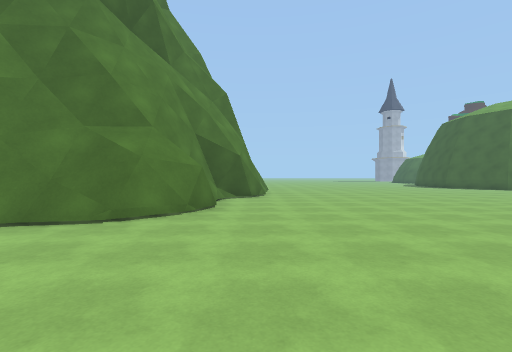
View 1 (above)

24 first-person views from a walk through a Unity game level. The camera is 1.3 m above the floor, looks level and sees 85° across. The floor is counted in squares, 1.8 m on a side. Each view is taken from the middle of a square. On the plan, view 1 faces up. The plan holds only what a view shows up to about 10 squares ahead; the rest is blank. The place goes on beyond the plan. The player character is not drawn. Surface patterns are stand-ins for the level's own textures.

View 2
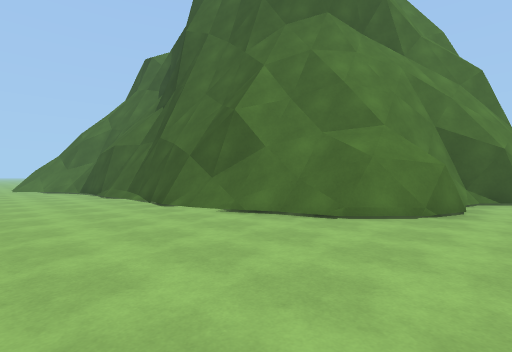

View 3
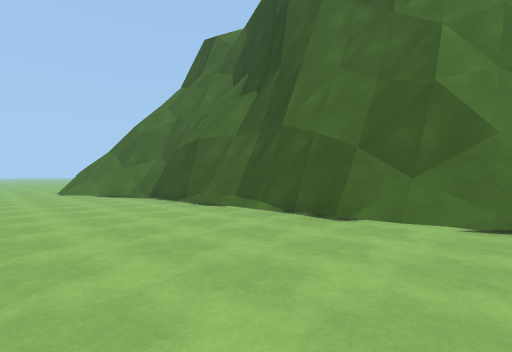

View 4
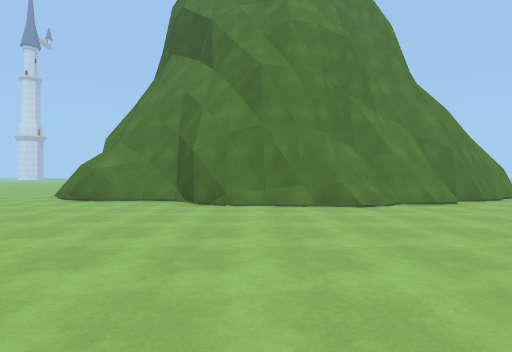

View 5
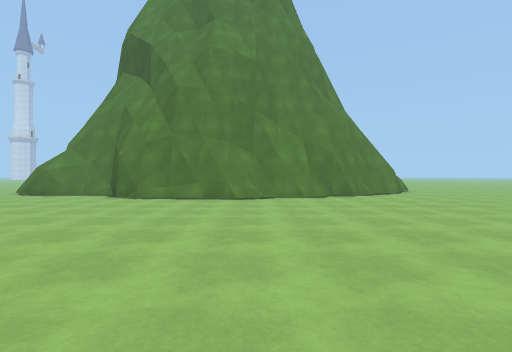

View 6
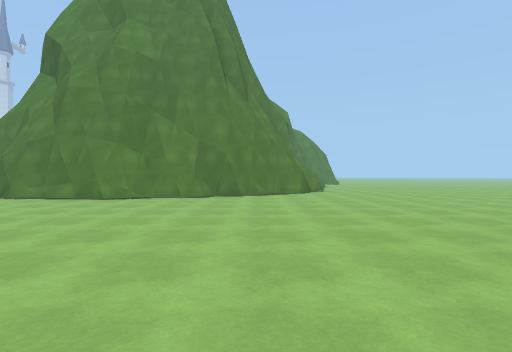

View 7
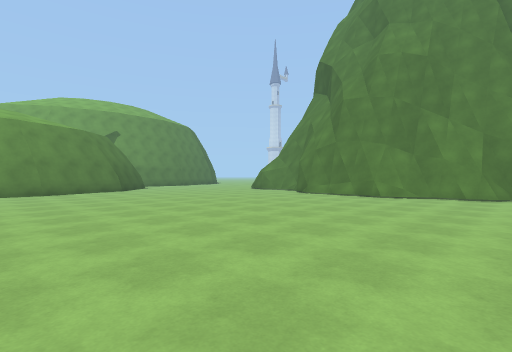

View 8
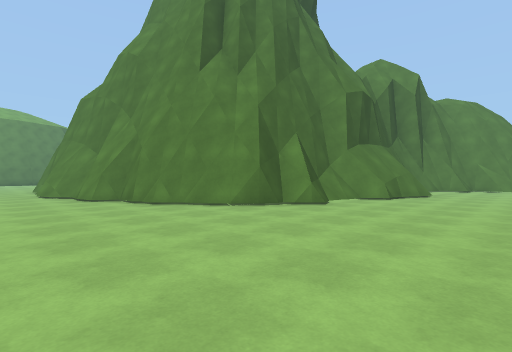

View 9
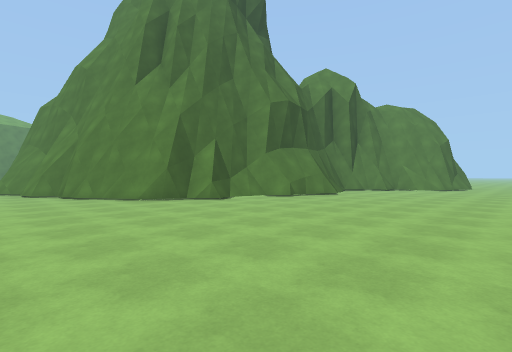

View 10
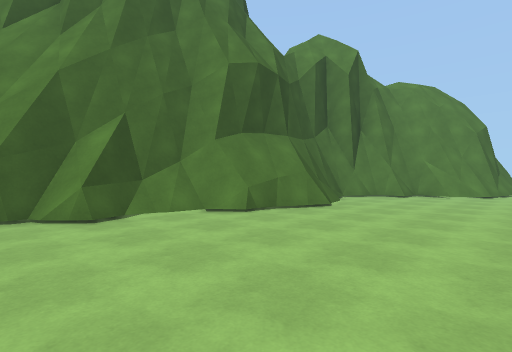

View 11
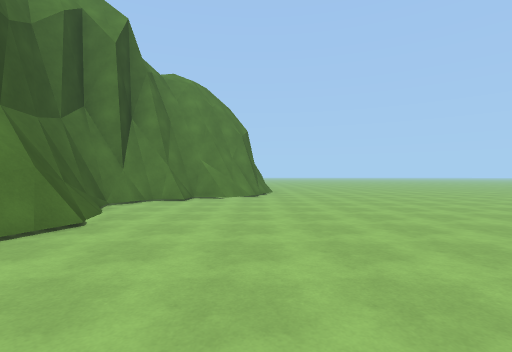

View 12
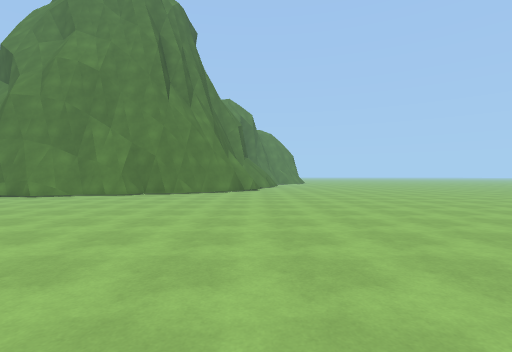

View 13
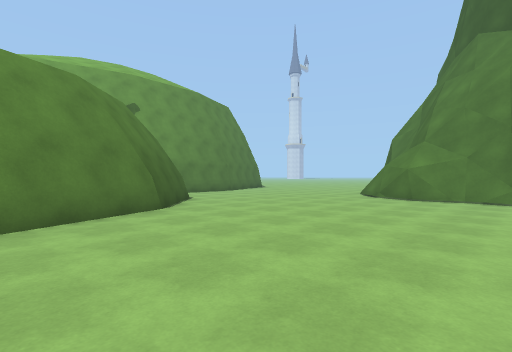

View 14
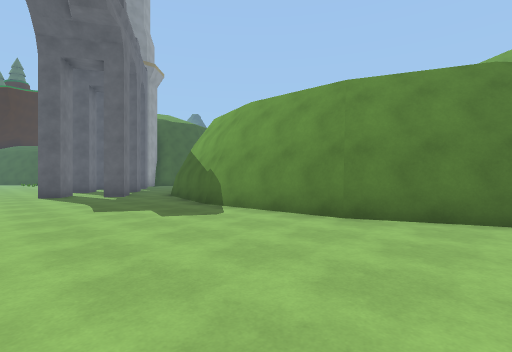

View 15
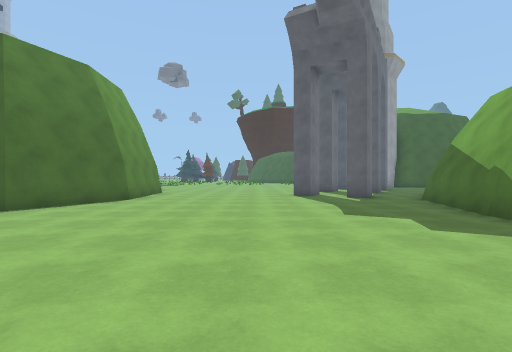

View 16
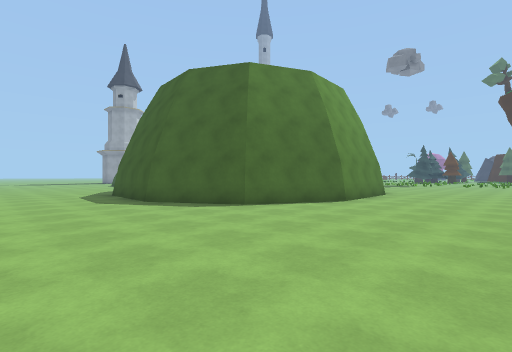

View 17
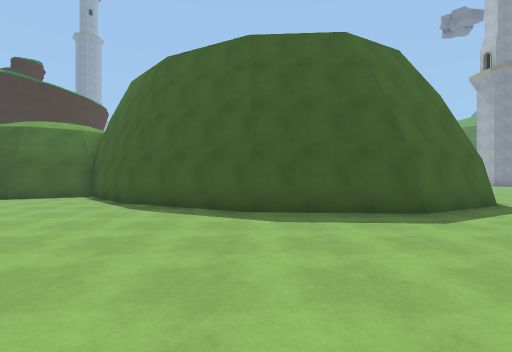

View 18
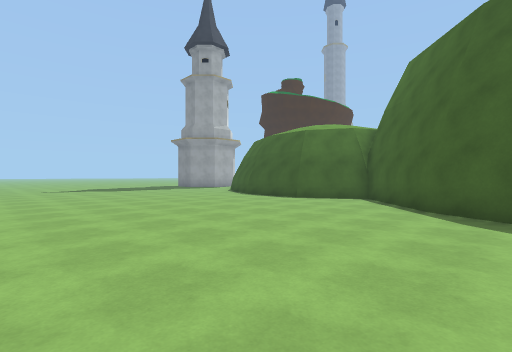

View 19
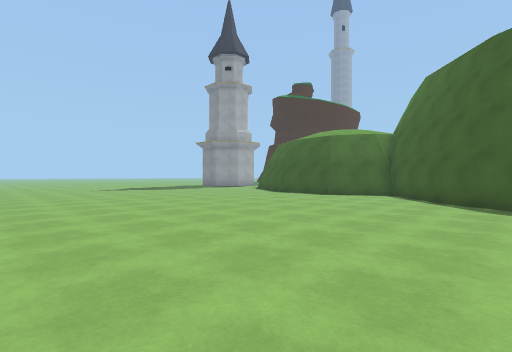

View 20
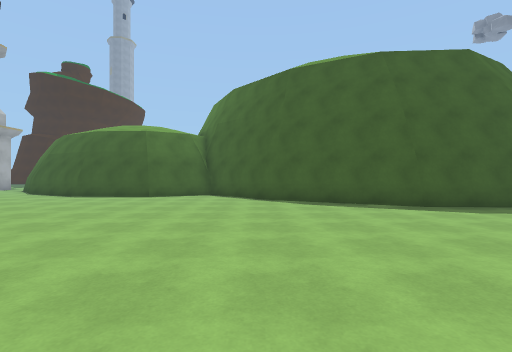

View 21
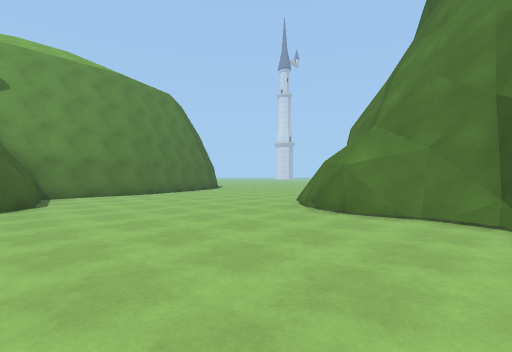

View 22
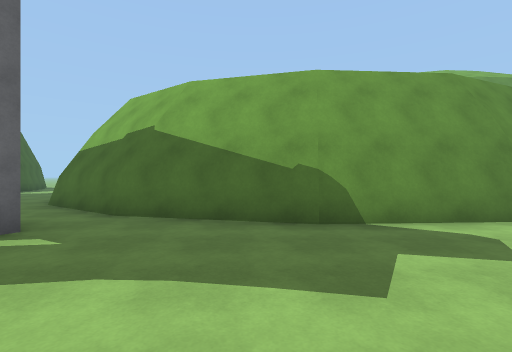

View 23
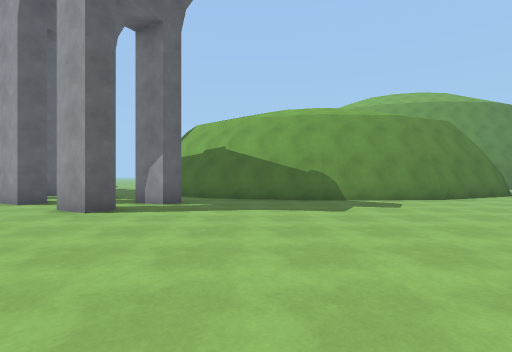

View 24
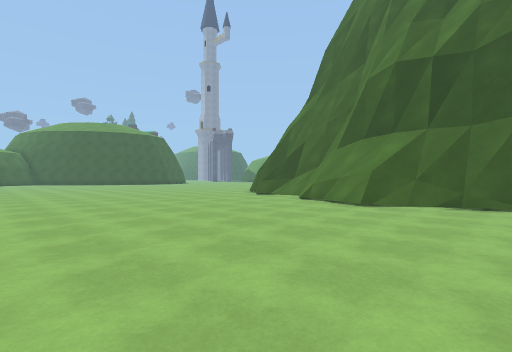

### Floor plan
Key: @ floor where view 1 was taken; # wall or solid block; . floor; / step, stairs or slope.
Columns run from 16 left of view 1 to 18 right of it. Each row starts with its distance up from view 1.
 29  .............  ..   ..........#
 28  ..................  ..........#
 27  ..............................##
 26  ...............................#
 25 ##.............................##
 24 ##/...........................##
 23  ##/.........................##
 22  ###../##/...................#
 21    #######///...............##
 20         ######..............#
 19              ##.............#
 18               #.............#
 17               ##............#
 16                #............##
 15                #.............#
 14                ##............###
 13                 #..............####
 12                 #..................
 11                 #..................
 10                ##..................
  9               ##...................
  8               #....................
  7               ##.................##
  6               ##.................#
  5            ####..................#.
  4     #########..........#########...
  3  ####//////..........###       ##..
  2  #..................##          ###
  1 ....................#
  0 ................@..##
 -1    ..........   ...#

Positions as (right, up) in squares from view 1, and headings:
1: (0, 0), facing up
2: (0, 0), facing up-left
3: (-4, -1), facing up-left
4: (7, 11), facing left
5: (9, 14), facing left
6: (9, 18), facing left
7: (10, 17), facing down-left
8: (2, 25), facing down-left
9: (1, 28), facing down-left
10: (-3, 26), facing down-left
11: (-5, 25), facing left
12: (10, 21), facing left
13: (8, 9), facing down-left
14: (6, 9), facing down-right
15: (7, 9), facing right
16: (8, 9), facing up-right
17: (6, 20), facing right
18: (7, 22), facing up-right
19: (5, 22), facing up-right
20: (5, 24), facing right
21: (4, 9), facing down-left
22: (13, 9), facing down
23: (14, 13), facing down
24: (-12, 29), facing down-right
